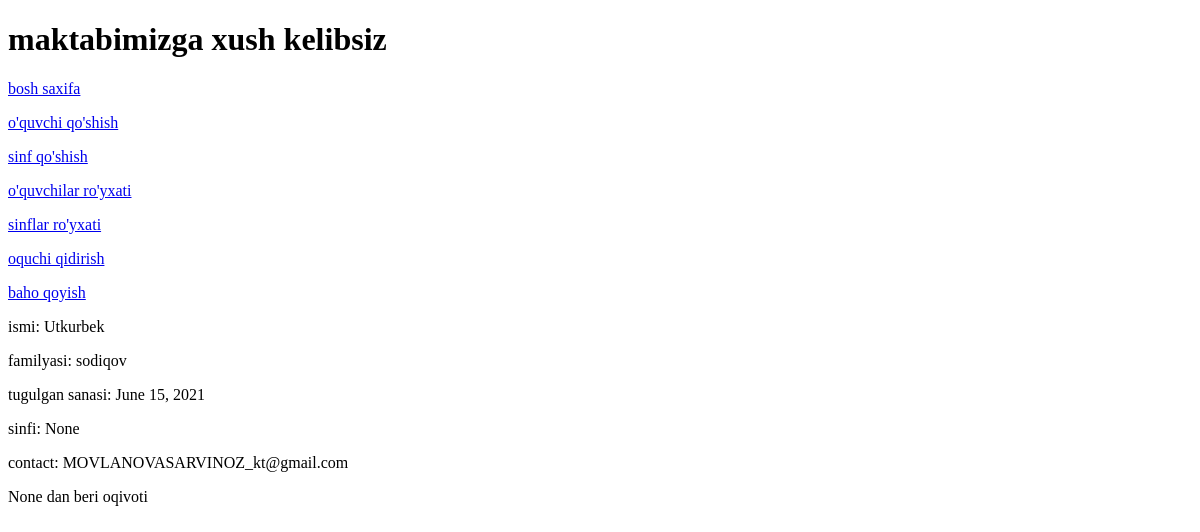
The app's page /oquch/1/, older data.
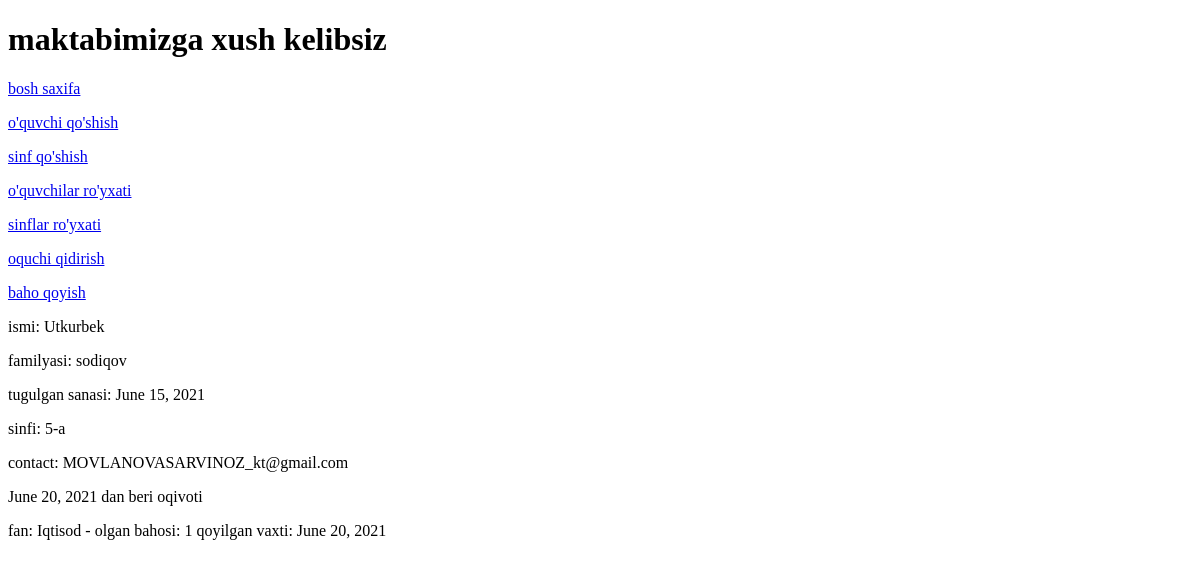
The same page, newer data.
### urok/models.py (models this page shows, shortened)
class Pupil(models.Model):
    ism = models.CharField(max_length=50, verbose_name='ism', null=True)
    surname = models.CharField(max_length=50, verbose_name="familya", null=True)
    age = models.DateField(verbose_name="yosh")
    gradue = models.ForeignKey(Classroom, verbose_name='sinfi', on_delete=models.CASCADE, null=True)
    email = models.EmailField(verbose_name='email', null=True)
    time = models.DateField(verbose_name='vaxt', null=True, auto_now_add=True)
    class Meta:
        verbose_name = "o\'quvchi"
        verbose_name_plural = "o\'quvchilar"

class Classroom(models.Model):
    room = models.CharField(verbose_name='sinfi', max_length=3)
    fan = models.ManyToManyField('Lesson', verbose_name='fan')
    class Meta:
        verbose_name = 'sinf'
    def __str__(self):
        return self.room

class Baho(models.Model):
    name = models.ForeignKey(Pupil, on_delete=models.CASCADE)
    classroom = models.ForeignKey(Classroom, on_delete=models.CASCADE,)
    lesson = models.ForeignKey(Lesson, on_delete=models.CASCADE)
    data = models.DateField(auto_now_add=True)
    baho = models.CharField(max_length=1, blank=True, null=True)
    class Meta:
        unique_together = [['name', 'lesson']]

class Lesson(models.Model):
    name = models.CharField(max_length=50, verbose_name='fan nomi')
    sinflar = models.ManyToManyField(Pupil, through='Baho')
    def __str__(self):
        return self.name

### urok/views.py (the view)
# urls.py: path('oquch/<int:pk>/', Oquch.as_view(), name='oquch'),
class Oquch(DetailView):
    model = Pupil
    template_name = 'urok/oquch.html'
    def get_context_data(self, **kwargs):
        context = super().get_context_data(**kwargs)
        context['bahos'] = Baho.objects.all()
        return context

### urok/templates/urok/oquch.html
{% extends 'urok/wrapper.html' %}
{% block content %}
<p>ismi: {{ object.ism }}</p>
<p>familyasi: {{ object.surname }}</p>
<p>tugulgan sanasi: {{ object.age }}</p>
<p>sinfi: {{ object.gradue }}</p>
<p>contact: {{ object.email }}</p>
<p>{{ object.time }} dan beri oqivoti</p>
{% for baho in bahos %}
{% if object.ism == baho.name.ism %}
fan: {{ baho.lesson }} - olgan bahosi: {{ baho.baho }}  qoyilgan vaxti: {{ baho.data }} <br>
{% endif %}
{% endfor %}
{% endblock %}

Row changes from the older to the newer data that the page shows:
changed Pupil "Utkurbek": gradue "None" → "5-a"; time "None" → "June 20, 2021"
added Baho: lesson "Iqtisod", baho "1", data "June 20, 2021"
